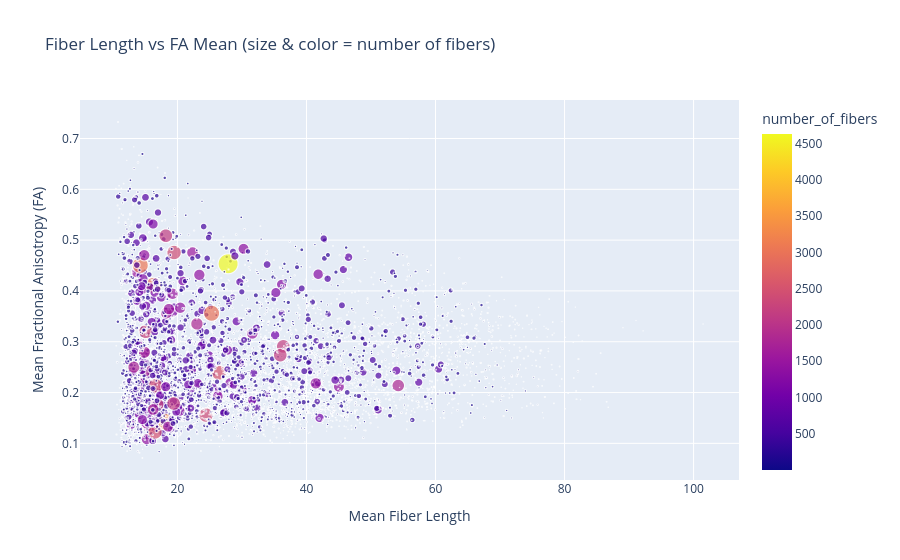

The notebook cell this image was saved under:
### Markdown cell above
## 3. Fiber Length vs. FA Mean vs. Connectivity Strength (Plotly)

### Code cell
import plotly.express as px

# Scatter plot of Fiber Length vs FA Mean
fig = px.scatter(
    edges_df, 
    x='fiber_length_mean', 
    y='FA_mean', 
    size='number_of_fibers', 
    color='number_of_fibers',
    hover_data=['source', 'target'],
    title="Fiber Length vs FA Mean (size & color = number of fibers)",
    color_continuous_scale='plasma'
)
fig.update_layout(
    xaxis_title="Mean Fiber Length",
    yaxis_title="Mean Fractional Anisotropy (FA)",
)
fig.show()

### Figure 1 — Plotly figure (JSON) as saved in the notebook; plotly's stock layout.template omitted (floating-point values rounded to 4 significant figures; data arrays with more than 128 entries replaced by an {"elided": "..."} marker saying what was removed)
{"data": [{"customdata": {"elided": "5863x2 str values"}, "hovertemplate": "fiber_length_mean=%{x}<br>FA_mean=%{y}<br>number_of_fibers=%{marker.color}<br>source=%{customdata[0]}<br>target=%{customdata[1]}<extra></extra>", "legendgroup": "", "marker": {"color": {"elided": "5863 float values"}, "coloraxis": "coloraxis", "size": {"elided": "5863 float values"}, "sizemode": "area", "sizeref": 11.58, "symbol": "circle"}, "mode": "markers", "name": "", "showlegend": false, "type": "scattergl", "x": {"elided": "5863 float values"}, "xaxis": "x", "y": {"elided": "5863 float values"}, "yaxis": "y"}], "layout": {"coloraxis": {"colorbar": {"title": {"text": "number_of_fibers"}}, "colorscale": [[0, "#0d0887"], [0.1111, "#46039f"], [0.2222, "#7201a8"], [0.3333, "#9c179e"], [0.4444, "#bd3786"], [0.5556, "#d8576b"], [0.6667, "#ed7953"], [0.7778, "#fb9f3a"], [0.8889, "#fdca26"], [1, "#f0f921"]]}, "legend": {"itemsizing": "constant", "tracegroupgap": 0}, "title": {"text": "Fiber Length vs FA Mean (size & color = number of fibers)"}, "xaxis": {"anchor": "y", "domain": [0, 1], "title": {"text": "Mean Fiber Length"}}, "yaxis": {"anchor": "x", "domain": [0, 1], "title": {"text": "Mean Fractional Anisotropy (FA)"}}}}
